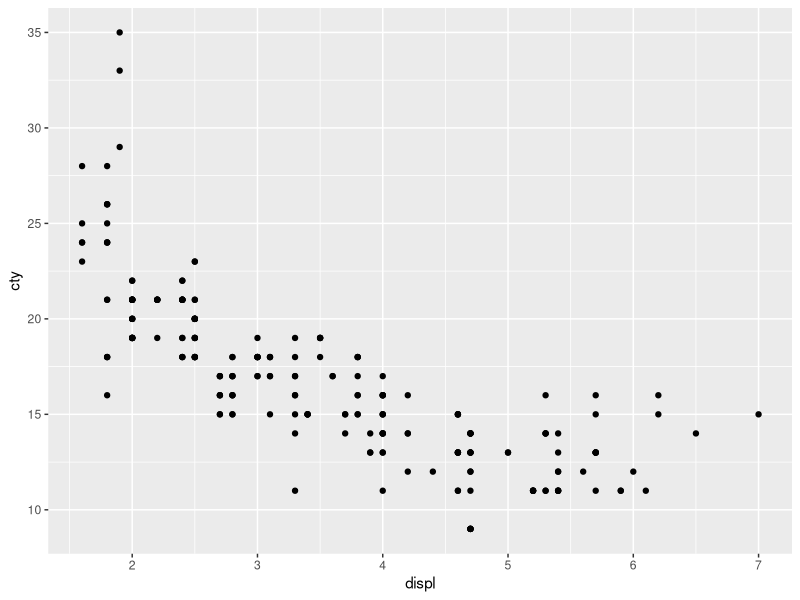
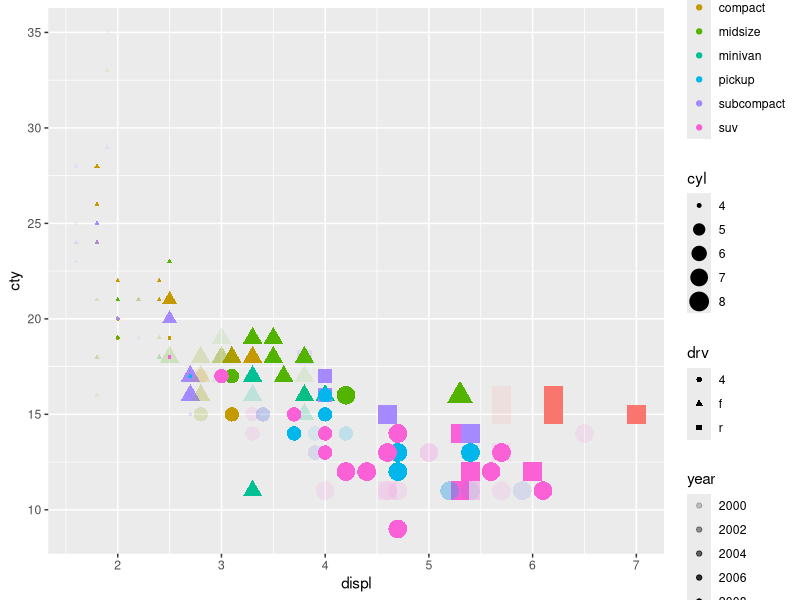
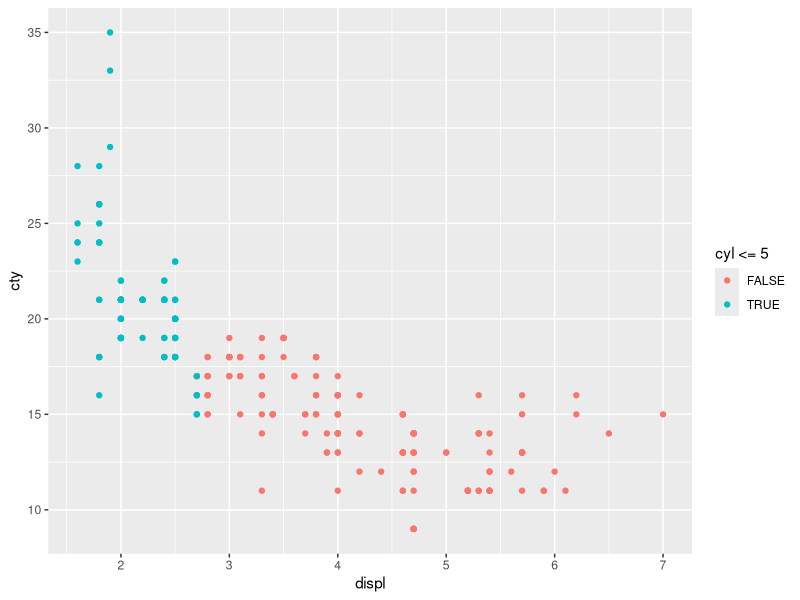
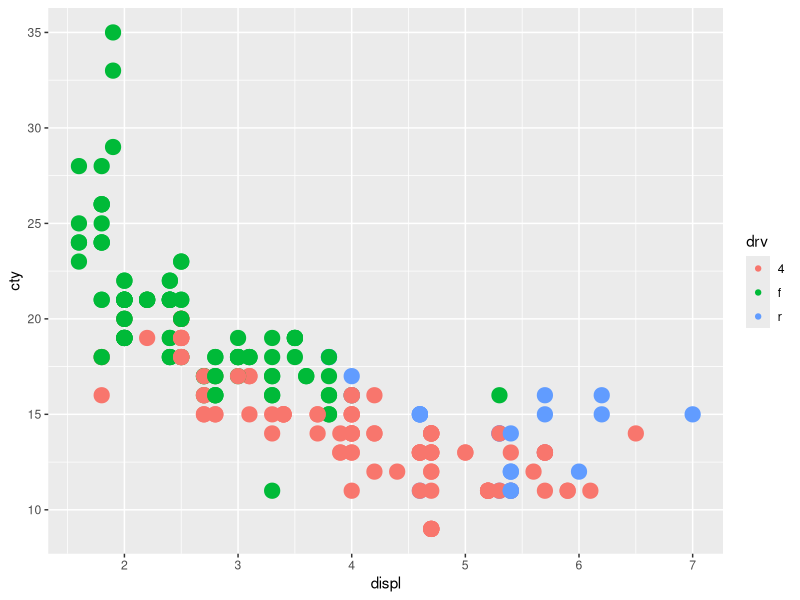
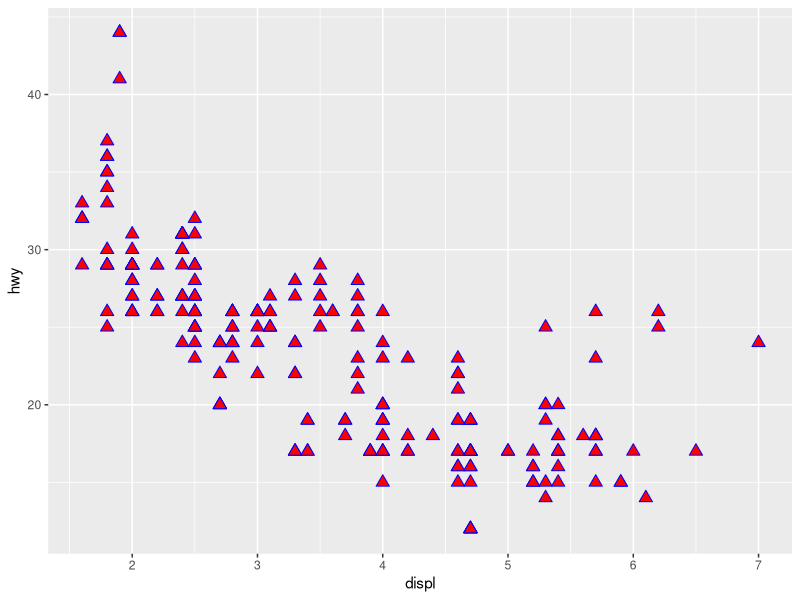
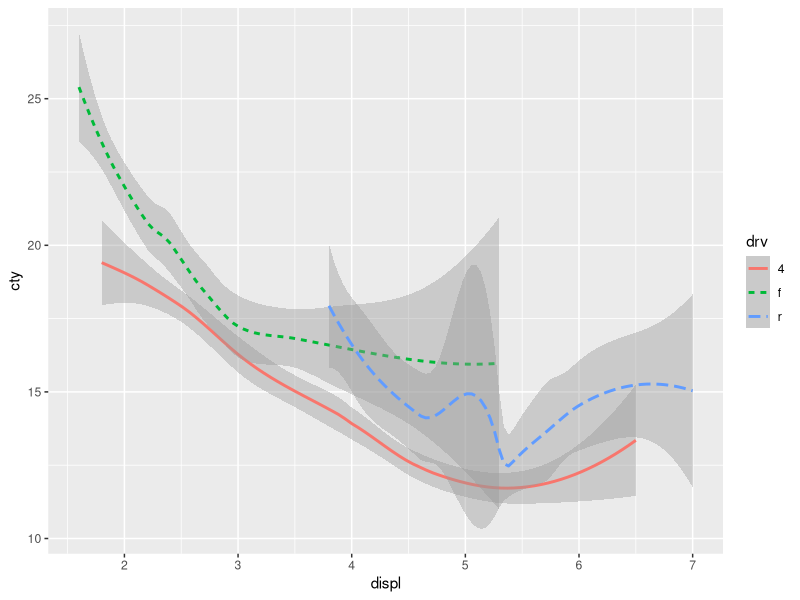
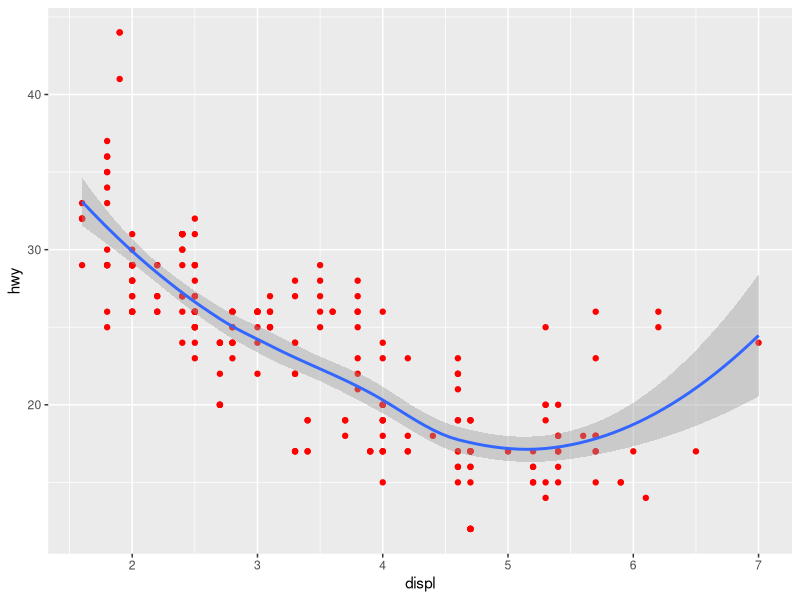
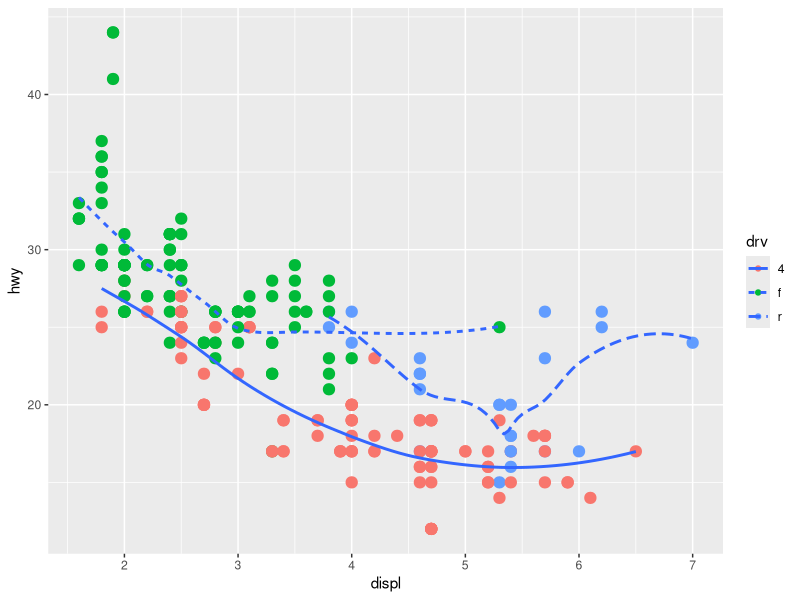

Reproduce these figures in R, in order.
## ---- chunk 1
knitr::opts_chunk$set(echo = TRUE)
## ---- chunk 2
library(ggplot2)

## ---- chunk 3
ggplot(data = mpg) +
  geom_point(mapping = aes(x=displ, y=cty))

## ---- chunk 4
## Using various parameters in aes function
ggplot(data = mpg) +
  geom_point(mapping = aes(x = displ, y = cty, color = class, size = cyl, shape = drv, alpha=year))

## Using boolean condition to decide color 
ggplot(data=mpg) +
  geom_point(mapping = aes(x=displ, y=cty, colour = cyl <= 5))

## Use of stroke
ggplot(data=mpg) +
  geom_point(mapping = aes(x=displ, y=cty, colour = drv, stroke = 3))

## ---- chunk 5
ggplot(data = mpg) + 
  geom_point(mapping = aes(x = displ, y = hwy), color = "blue", shape = 24, fill = "red", size = 3)

## ---- chunk 6
# Plotting line charts with variations on "drv" attribute of mpg dataset
ggplot(data=mpg) +
  geom_smooth(mapping=aes(x=displ, y=cty, group=drv, linetype=drv, color=drv))

# Plotting line charts and scatter plot 
ggplot(data=mpg) +
  geom_point(mapping = aes(x=displ, y=hwy), color='red') +
  geom_smooth(mapping = aes(x=displ, y=hwy))

# Using linetype , se (confidence interval)
ggplot(data=mpg, mapping=aes(x=displ, y= hwy )) +
  geom_point(mapping=aes(color=drv, stroke=2)) +
  geom_smooth(mapping= aes(linetype=drv),se=FALSE)

## ---- chunk 7
## Bar chart to show count of records on y axis

ggplot(data=diamonds, mapping=aes(x=color)) +
  geom_bar(color = 'red') 

## Bar chart with a chosen attribute on y axis
ggplot(data=diamonds, mapping=aes(x=color)) +
  geom_col(mapping=aes(y=price),color='blue', alpha=1/10)

## Usage of ..prop.. to plot a bar chart using proportion of elements
ggplot(data = diamonds) + 
  geom_bar(mapping = aes(x = cut, fill = color, y = ..prop.., group=1))

## ---- chunk 8

ggplot(data = mpg, mapping = aes(x = class, y = hwy)) + 
  geom_boxplot() +
  coord_flip()

## ---- chunk 9
ggplot(data = diamonds) + 
  stat_summary(
    mapping = aes(x = cut, y = depth),
    fun.ymin = min,
    fun.ymax = max,
    fun.y = median
  )
## ---- chunk 10
## To facet the plot by a single variable
ggplot(data = mpg) +
  geom_point(mapping = aes(x=displ, y=hwy, color = class, stroke = 2)) +
  facet_wrap(~ class, nrow=1)

## To use facet with two variables
ggplot(data=mpg) +
  geom_point(mapping = aes(x=displ, y=cty, colour=class)) +
  facet_grid(drv ~ cyl)

## Facet wrap created using facet grid : use "." to create facet using just one variable :
ggplot(data=mpg) +
  geom_point(mapping = aes(x=displ, y=cty, colour=class)) +
  facet_grid(. ~ drv)

## ---- chunk 11
ggplot(data=mpg, mapping=aes(x=displ, y= hwy )) +        ## global aestetics
  geom_point(mapping=aes(color=drv, stroke=2)) +         ## local aestetics for scatter plot
  geom_smooth(mapping= aes(linetype=drv),se=FALSE)       ## global aestetics for line chart
